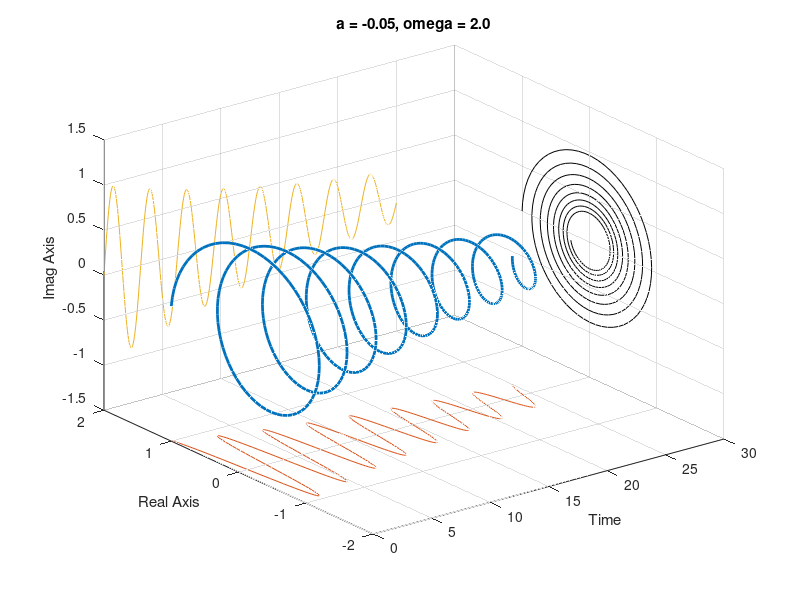

This figure's MATLAB source: (Note: this script raises an error after producing the figure.)
clf

t = linspace(0, 25, 500);
a = -0.05;  om = 2;
f = exp((a+1i*om)*t);

plot3(t, real(f), imag(f), 'LineWidth',2)
hold on
plot3(t,real(f), 0*t-1.5)
plot3(t, 0*t+2, imag(f))
plot3(0*t+30,real(f),imag(f),'k')
axis([0 30 -2  2 -1.5 1.5])
title(sprintf('a = %.2f, omega = %.1f',a,om))
grid on, xlabel('Time')
ylabel('Real Axis')
zlabel('Imag Axis')
set(gca,'dataaspect',[6,1,1])
